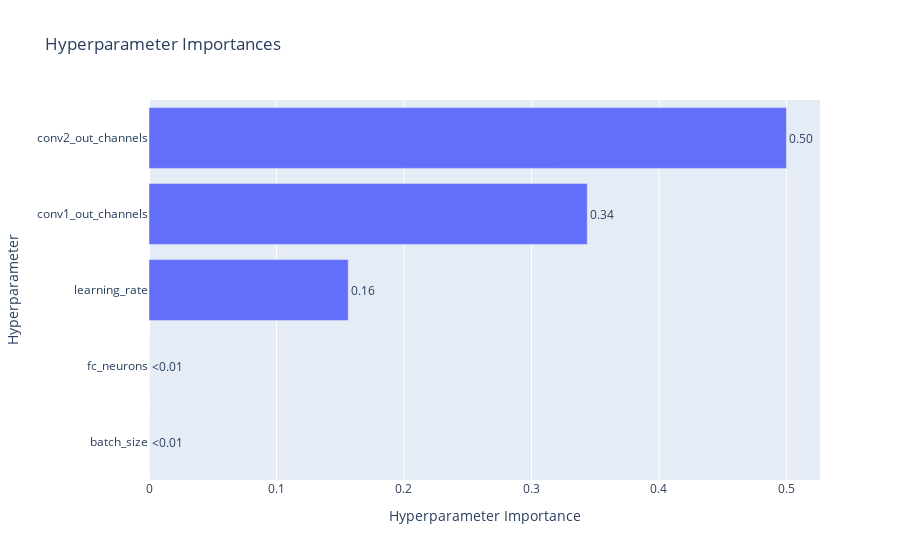

Notebook code for this chart:
### Code cell
fig2 = plot_param_importances(study)
fig2.show()

### Figure 1 — Plotly figure (JSON) as saved in the notebook; plotly's stock layout.template omitted (floating-point values rounded to 4 significant figures)
{"data": [{"cliponaxis": false, "hovertemplate": ["batch_size (CategoricalDistribution): 0.0<extra></extra>", "fc_neurons (CategoricalDistribution): 0.0<extra></extra>", "learning_rate (FloatDistribution): 0.15625<extra></extra>", "conv1_out_channels (CategoricalDistribution): 0.34375<extra></extra>", "conv2_out_channels (CategoricalDistribution): 0.5<extra></extra>"], "name": "Objective Value", "orientation": "h", "text": ["<0.01", "<0.01", "0.16", "0.34", "0.50"], "textposition": "outside", "type": "bar", "x": [0, 0, 0.1562, 0.3438, 0.5], "y": ["batch_size", "fc_neurons", "learning_rate", "conv1_out_channels", "conv2_out_channels"]}], "layout": {"title": {"text": "Hyperparameter Importances"}, "xaxis": {"title": {"text": "Hyperparameter Importance"}}, "yaxis": {"title": {"text": "Hyperparameter"}}}}
